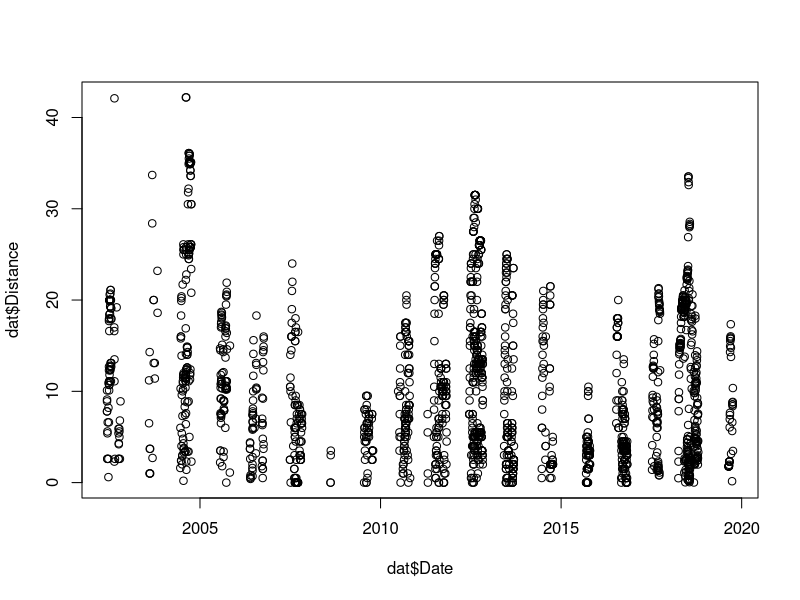
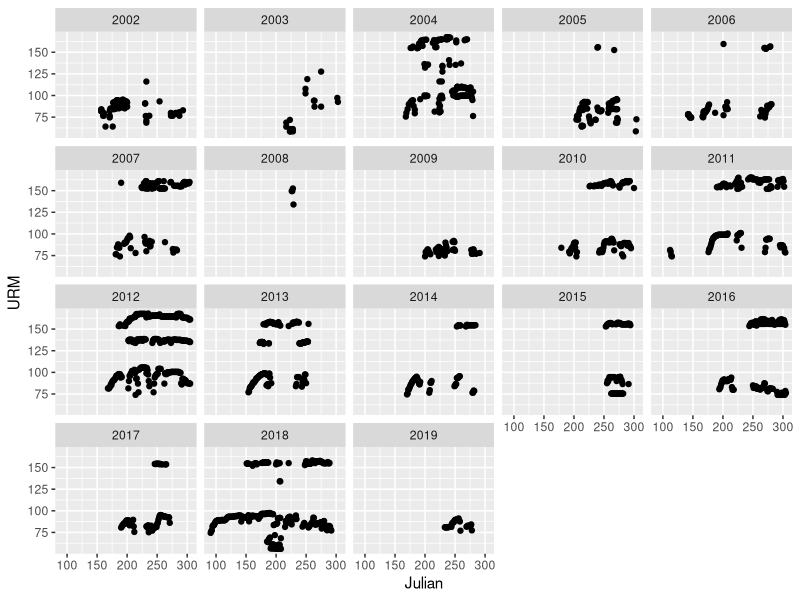
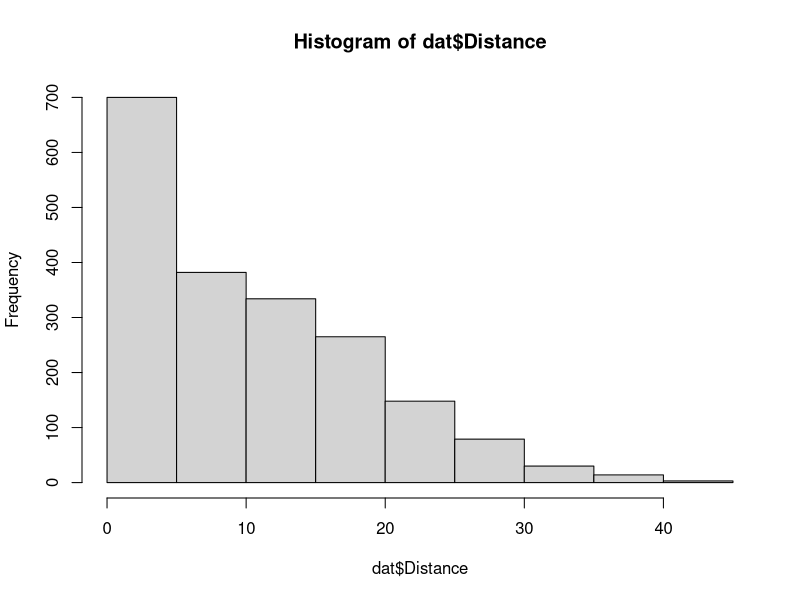
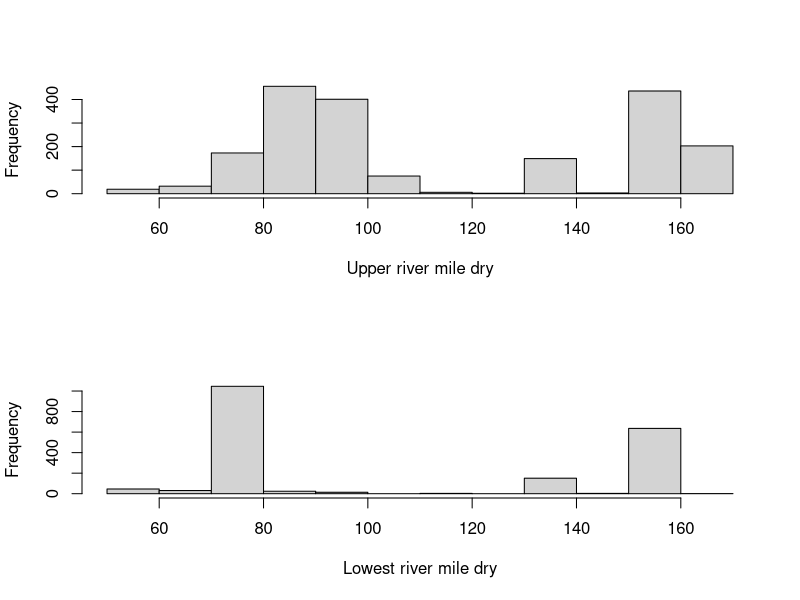
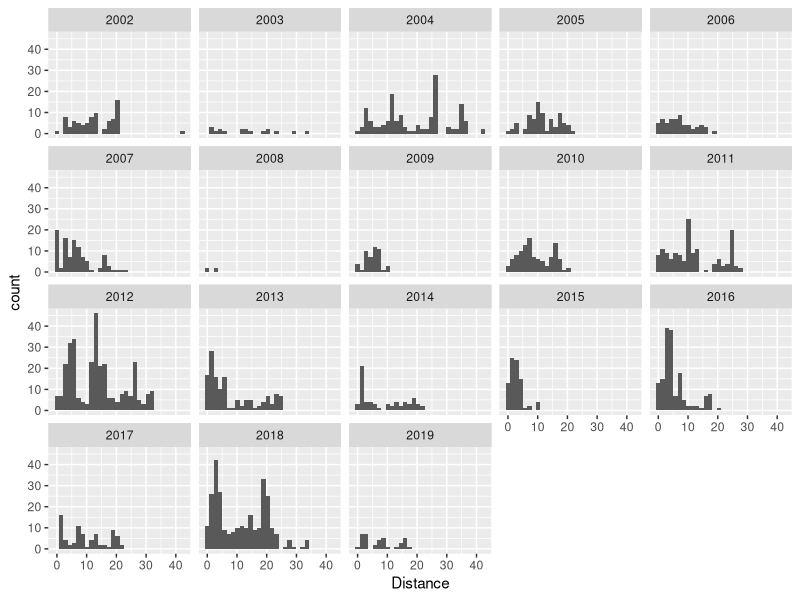
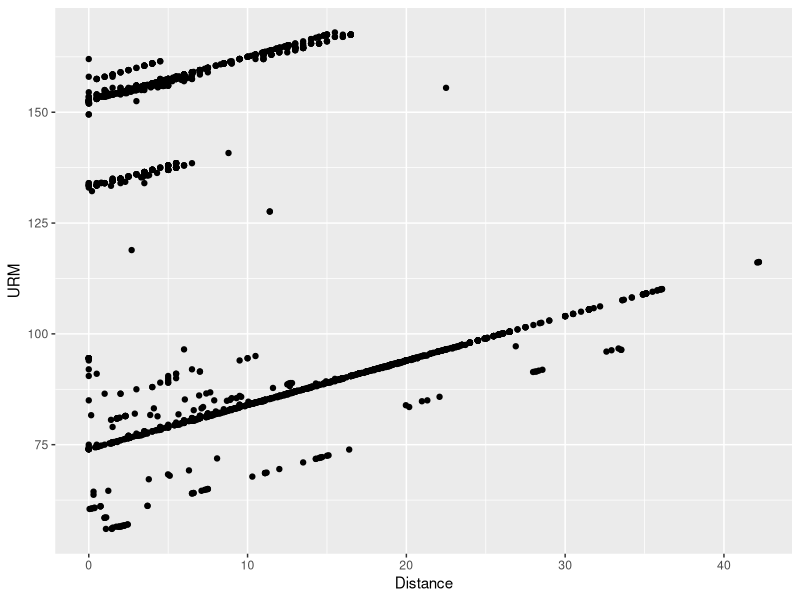
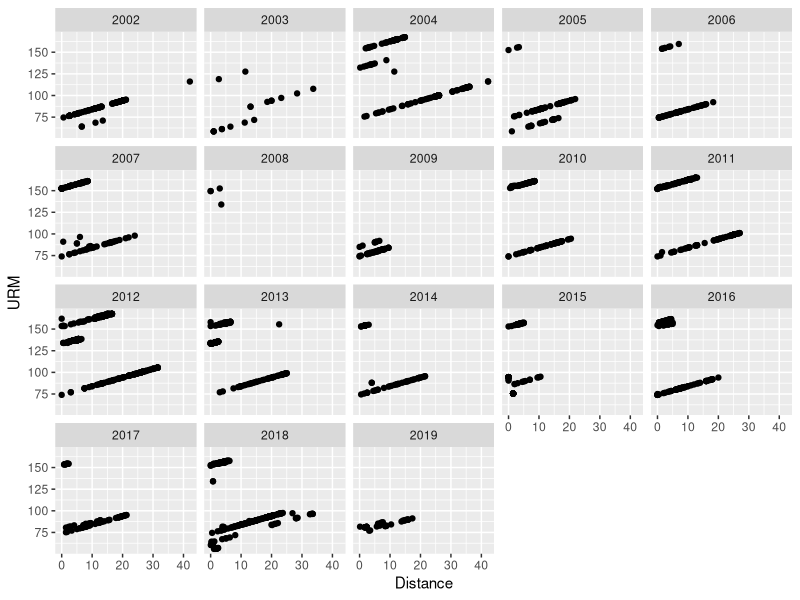
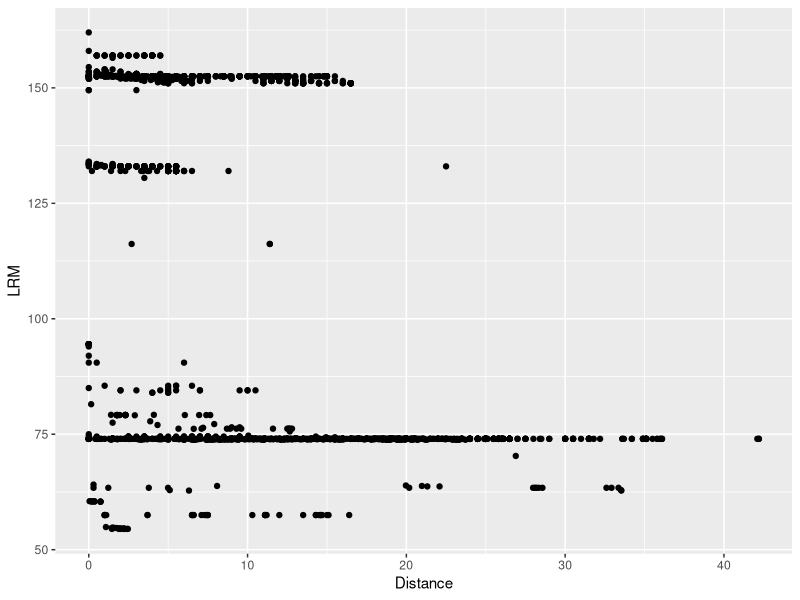

Write R code to recreate these figures, in order.
#Read me####
#The purpose of this script is to explore the River Eyes data set

#Libraries####
library(tidyverse)

#Load data ####
dat <- read.csv("RiverEyesDat2.csv", header=T)


#Format date####
dat$Date <- as.Date(dat$Date, format("%Y-%m-%d"))
dat$Julian <- as.integer(format(dat$Date, "%j"))


#Summary explore####
summary(dat)

#Plot data####
plot(dat$Distance~dat$Date)
ggplot(dat, aes(x=Julian, y=URM))+
  facet_wrap(vars(Year))+
  geom_point()+
  scale_x_continuous(breaks = seq(0, 365, by=50))

hist(dat$Distance)

par(mfrow = c(2,1))
hist(dat$URM, xlab="Upper river mile dry", main="")
hist(dat$LRM, xlab="Lowest river mile dry", main="")
  
#histogram of distance of dry rivers by year
ggplot(dat, aes(Distance))+
  facet_wrap(vars(Year))+
  geom_histogram()
  
 #relationship drying distance to upstream appearance
ggplot(dat, aes(x=Distance, y=URM))+
  geom_point()
        #by year
ggplot(dat, aes(x=Distance, y=URM))+
  facet_wrap(vars(Year))+
  geom_point()

  #relationship drying distance to downstream end
ggplot(dat, aes(x=Distance, y=LRM))+
  geom_point()
        #by year
ggplot(dat, aes(x=Distance, y=LRM))+
  facet_wrap(vars(Year))+
  geom_point()
